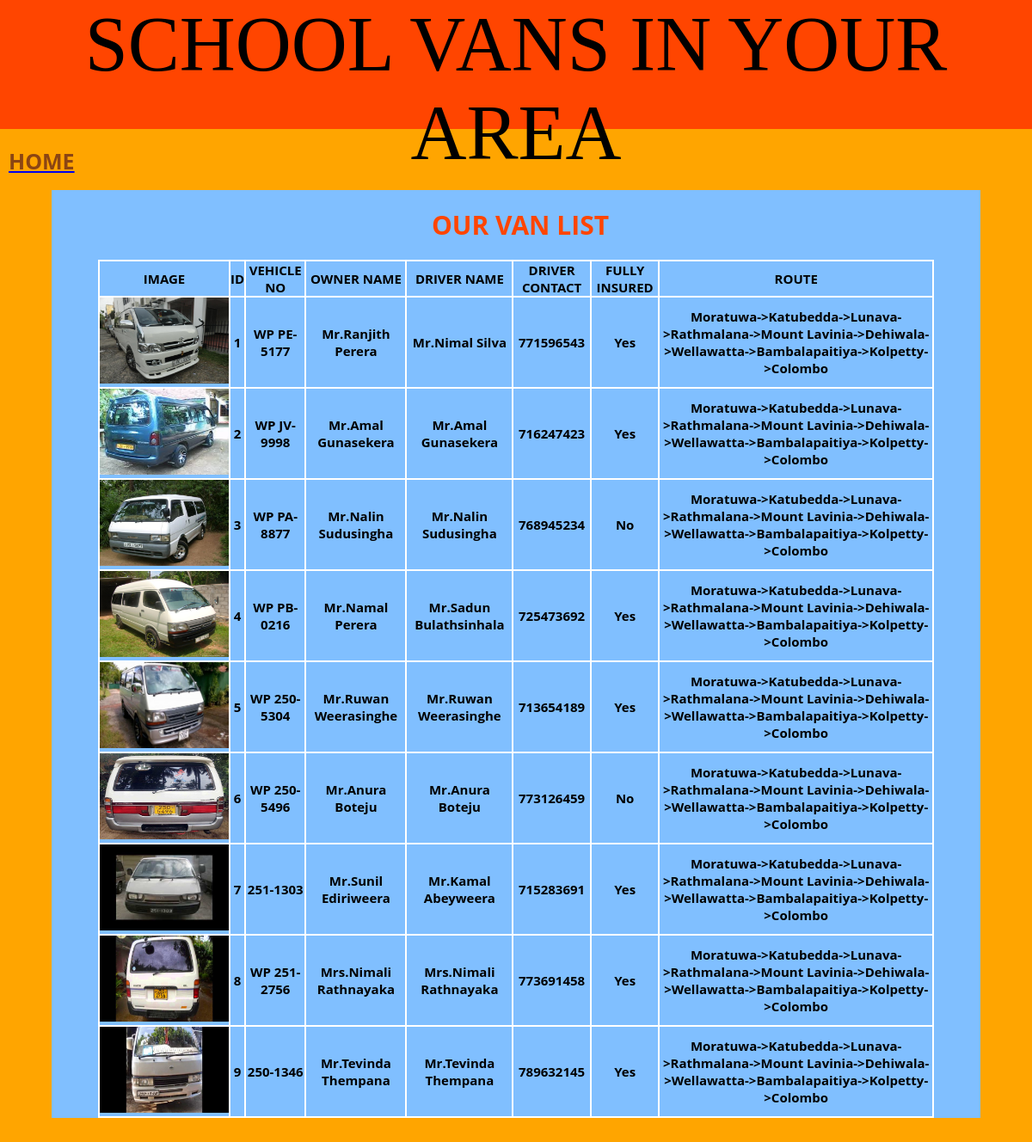
/DisplayItems1.php, run on the app's committed database.
### tables this page shows
CREATE TABLE `vans` (
  `ID` int(11) NOT NULL,
  `Vehicle_No` varchar(20) NOT NULL,
  `Owner_name` varchar(100) NOT NULL,
  `Driver_name` varchar(100) NOT NULL,
  `Driver_contact` int(10) NOT NULL,
  `Fully_insured` varchar(10) NOT NULL,
  `Route` varchar(1000) NOT NULL,
  `Image` varchar(60) NOT NULL
);

### DisplayItems1.php (the view, shortened to what this page needs)
<?php
include("dbconn.php");
$result = mysqli_query($conn,"SELECT * FROM vans;");
?>
<!doctype html>
<html>
<head>
    <link rel="stylesheet" type="text/css" href="CarNew.css" />
</head>
<body style="background-color:orange;">
<div style="background-color:orangered; color:#00303f; height: 150px;">
    <h4 align="center" style="font-family: Algerian; font-weight:normal; font-size: 90px; color: black;">SCHOOL VANS IN YOUR AREA</h4>
</div>
<br>
<div>
    <h5>
        <ul>
            <li ><a href="HomePage.php" style=" font-size: 25px; margin-left: 10px; " ><font color="#8b4513">HOME</font></a></li>
        </ul>
    </h5>
</div>
<div  style="color:black; background-color:#80bfff; width: 90%">
    <br>
    <h1 align="center" style="color: orangered; font-size: 30px;"><b>OUR VAN LIST</b></h1></br>
    <table width="90%" border="1" bordercolor="white" cellpadding="0" cellspacing="0">
        <thead>
        <td>IMAGE</td>
        <td>ID</td>
        <td>VEHICLE NO</td>
        <td>OWNER NAME</td>
        <td>DRIVER NAME</td>
        <td>DRIVER CONTACT</td>
        <td>FULLY INSURED</td>
        <td>ROUTE</td>
        </thead>
        <?php
        while($row = mysqli_fetch_array($result,MYSQLI_ASSOC))
        {
        ?>
        <tr>
            <td><img width="150px" height="100px" src="<?php echo $row['Image'];?> "/></td>
            <td><?php echo $row['ID']; ?></td>
            <td><?php echo $row['Vehicle_No']; ?></td>
            <td><?php echo $row['Owner_name']; ?></td>
            <td><?php echo $row['Driver_name']; ?></td>
            <td><?php echo $row['Driver_contact']; ?></td>
            <td><?php echo $row['Fully_insured']; ?></td>
            <td><?php echo $row['Route']; ?></td>
            <?php
            }
            ?>
    </table>
</div>
</body>
</html>

### CarNew.css (style rules this page uses)
* { margin:0; padding: 0; outline: none; margin-left: auto; margin-right: auto; }
body { background-color: #ffffff; background-size: cover; font-family: "Open Sans", Arial, Helvetica, Geneva, sans-serif,KandySupplement; color:black; font-size: 15px; font-weight:700; }
h1 { font-family: "Open Sans", Arial, Helvetica, Geneva, sans-serif; font-size: 25px; font-weight:600; color:#FFFFFF; margin-left: 10px; }
h4 { font-size:60px; color:#00303f; }

### DisplayItems1.php (style rules this page uses)
td { text-align: center; }

### data on the page
vans: Image (picture), ID "1", Vehicle_No "WP PE-5177", Owner_name "Mr.Ranjith Perera", Driver_name "Mr.Nimal Silva", Driver_contact "771596543", Fully_insured "Yes", Route "Moratuwa->Katubedda->Lunava->Rathmalana->Mount Lavinia->Dehiwala->Wellawatta->Bambalapaitiya->Kolpetty->Colombo"
vans: Image (picture), ID "2", Vehicle_No "WP JV-9998", Owner_name "Mr.Amal Gunasekera", Driver_name "Mr.Amal Gunasekera", Driver_contact "716247423", Fully_insured "Yes", Route "Moratuwa->Katubedda->Lunava->Rathmalana->Mount Lavinia->Dehiwala->Wellawatta->Bambalapaitiya->Kolpetty->Colombo"
vans: Image (picture), ID "3", Vehicle_No "WP PA-8877", Owner_name "Mr.Nalin Sudusingha", Driver_name "Mr.Nalin Sudusingha", Driver_contact "768945234", Fully_insured "No", Route "Moratuwa->Katubedda->Lunava->Rathmalana->Mount Lavinia->Dehiwala->Wellawatta->Bambalapaitiya->Kolpetty->Colombo"
vans: Image (picture), ID "4", Vehicle_No "WP PB-0216", Owner_name "Mr.Namal Perera", Driver_name "Mr.Sadun Bulathsinhala", Driver_contact "725473692", Fully_insured "Yes", Route "Moratuwa->Katubedda->Lunava->Rathmalana->Mount Lavinia->Dehiwala->Wellawatta->Bambalapaitiya->Kolpetty->Colombo"
vans: Image (picture), ID "5", Vehicle_No "WP 250-5304", Owner_name "Mr.Ruwan Weerasinghe", Driver_name "Mr.Ruwan Weerasinghe", Driver_contact "713654189", Fully_insured "Yes", Route "Moratuwa->Katubedda->Lunava->Rathmalana->Mount Lavinia->Dehiwala->Wellawatta->Bambalapaitiya->Kolpetty->Colombo"
vans: Image (picture), ID "6", Vehicle_No "WP 250-5496", Owner_name "Mr.Anura Boteju", Driver_name "Mr.Anura Boteju", Driver_contact "773126459", Fully_insured "No", Route "Moratuwa->Katubedda->Lunava->Rathmalana->Mount Lavinia->Dehiwala->Wellawatta->Bambalapaitiya->Kolpetty->Colombo"
vans: Image (picture), ID "7", Vehicle_No "251-1303", Owner_name "Mr.Sunil Ediriweera", Driver_name "Mr.Kamal Abeyweera", Driver_contact "715283691", Fully_insured "Yes", Route "Moratuwa->Katubedda->Lunava->Rathmalana->Mount Lavinia->Dehiwala->Wellawatta->Bambalapaitiya->Kolpetty->Colombo"
vans: Image (picture), ID "8", Vehicle_No "WP 251-2756", Owner_name "Mrs.Nimali Rathnayaka", Driver_name "Mrs.Nimali Rathnayaka", Driver_contact "773691458", Fully_insured "Yes", Route "Moratuwa->Katubedda->Lunava->Rathmalana->Mount Lavinia->Dehiwala->Wellawatta->Bambalapaitiya->Kolpetty->Colombo"
vans: Image (picture), ID "9", Vehicle_No "250-1346", Owner_name "Mr.Tevinda Thempana", Driver_name "Mr.Tevinda Thempana", Driver_contact "789632145", Fully_insured "Yes", Route "Moratuwa->Katubedda->Lunava->Rathmalana->Mount Lavinia->Dehiwala->Wellawatta->Bambalapaitiya->Kolpetty->Colombo"
